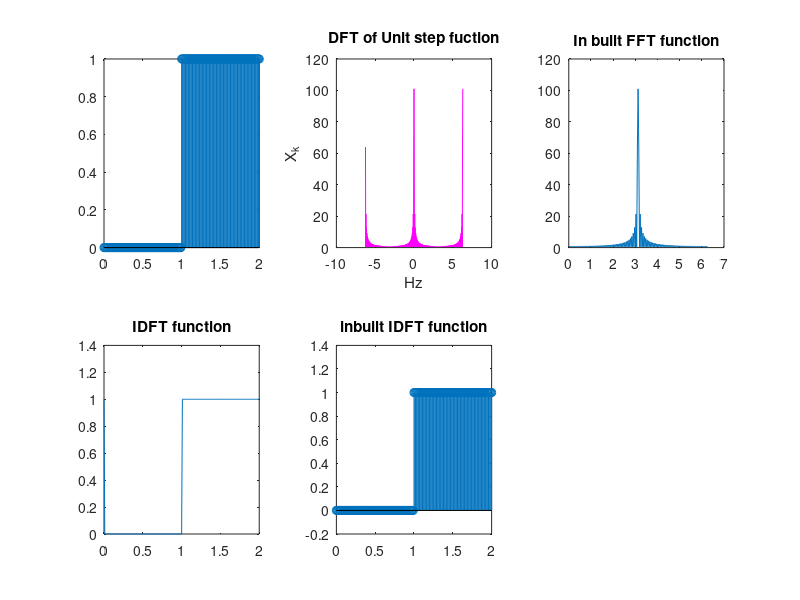

Reproduce this figure in MATLAB.
% generating a square impluse
fs = 100.0; % frequency of samping 
T = 1.0;
    
t = (0:(T/fs):2); % the range of time values

N = length(t); % lenght of the sampled input 
x = zeros(size(t));

% smapling the unit step funcion
for k = 1:N
    
    if t(k) >= 1 && t(k)<=2
        x(k) = 1;
    end
end

subplot(2,3,1);
title("Sampled unit step")
stem(t,x)

N = length(x); %number of samples
X = 0;

k = -(N-1):(N);
%DTFT
for m = 0:(2*N-1)
    
    X(m+1) = 0;
    for c = 1:length(x)
        
%         
       X(m+1) = X(m+1) + x(c)*exp((-1i*c*k(m+1)*2*pi)/N);
       
    end
    
    if k(m+1) <= 0.001 && k(m+1)>=0 
        disp(abs(X))
    end
end
k = -(N-1):(N);
% IDFT of X
x_idft = zeros(1, N);
for n = 0 : (N-1)
    for c = 1:2*length(x) 
     
        x_idft(n+1) = x_idft(n+1) + X(c) * exp(1i * 2 * pi * n * k(c) / N) ;
    end
    x_idft(n+1) = x_idft(n+1) /(2*N)
end
magx = abs(X);
hold on;

subplot(2,3,2);
plot (2*pi*k/N,magx, "Color",'m');
% plot(t,x, LineWidth=1);
title("DFT of Unit step fuction")
xlabel("Hz")
ylabel("X_k")

y = fft(x);

subplot(2,3,3);
a = 0:N-1;

plot (2*pi*a/N,abs(fftshift(y)));
title("In built FFT function")




subplot(2,3,4);
plot( t, abs(x_idft))
title("IDFT function")


z = ifft(y);
subplot(2,3,5);
stem(t, z);
title("inbuilt IDFT function");

